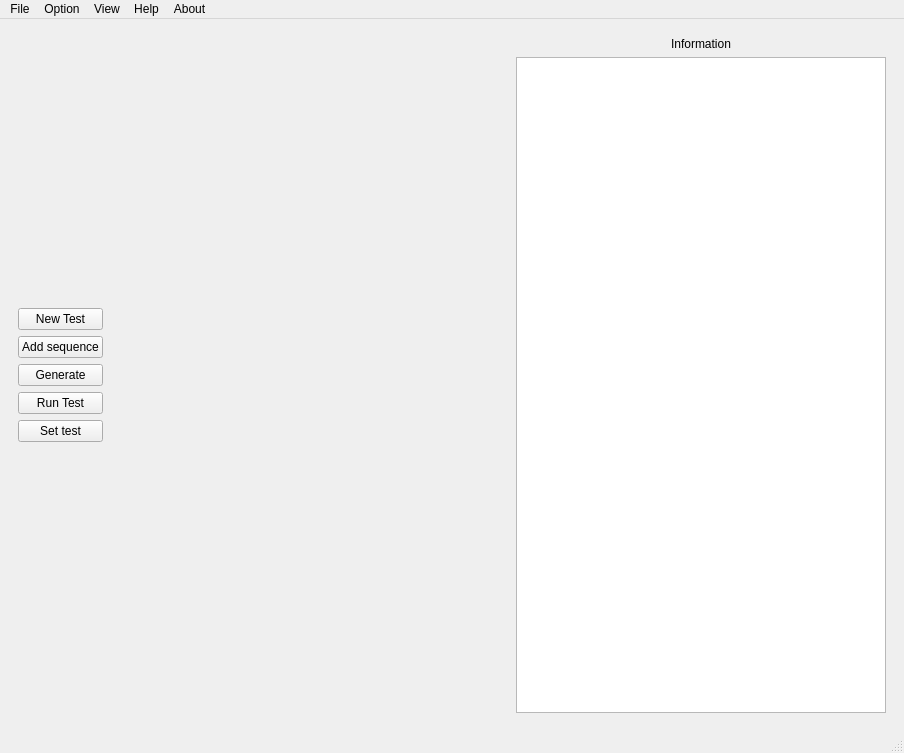
<?xml version="1.0" encoding="UTF-8"?>
<ui version="4.0">
 <class>MainWindow</class>
 <widget class="QMainWindow" name="MainWindow">
  <property name="geometry">
   <rect>
    <x>0</x>
    <y>0</y>
    <width>904</width>
    <height>753</height>
   </rect>
  </property>
  <property name="windowTitle">
   <string>MainWindow</string>
  </property>
  <widget class="QWidget" name="centralwidget">
   <property name="layoutDirection">
    <enum>Qt::LeftToRight</enum>
   </property>
   <layout class="QHBoxLayout" name="horizontalLayout">
    <item>
     <widget class="QWidget" name="widget" native="true">
      <layout class="QVBoxLayout" name="verticalLayout_3">
       <item>
        <layout class="QVBoxLayout" name="verticalLayout">
         <item>
          <widget class="QPushButton" name="pushButton_2">
           <property name="text">
            <string>New Test</string>
           </property>
          </widget>
         </item>
         <item>
          <widget class="QPushButton" name="pushButton_4">
           <property name="text">
            <string>Add sequence</string>
           </property>
          </widget>
         </item>
         <item>
          <widget class="QPushButton" name="pushButton_5">
           <property name="text">
            <string>Generate</string>
           </property>
          </widget>
         </item>
         <item>
          <widget class="QPushButton" name="pushButton_3">
           <property name="text">
            <string>Run Test</string>
           </property>
          </widget>
         </item>
         <item>
          <widget class="QPushButton" name="pushButton">
           <property name="text">
            <string>Set test</string>
           </property>
          </widget>
         </item>
        </layout>
       </item>
      </layout>
     </widget>
    </item>
    <item>
     <spacer name="horizontalSpacer">
      <property name="orientation">
       <enum>Qt::Horizontal</enum>
      </property>
      <property name="sizeHint" stdset="0">
       <size>
        <width>150</width>
        <height>20</height>
       </size>
      </property>
     </spacer>
    </item>
    <item>
     <widget class="QWidget" name="widget_2" native="true">
      <layout class="QVBoxLayout" name="verticalLayout_2">
       <item>
        <widget class="QLabel" name="label">
         <property name="text">
          <string>Information</string>
         </property>
         <property name="alignment">
          <set>Qt::AlignCenter</set>
         </property>
        </widget>
       </item>
       <item>
        <widget class="QTextEdit" name="textEdit"/>
       </item>
      </layout>
     </widget>
    </item>
   </layout>
  </widget>
  <widget class="QMenuBar" name="menubar">
   <property name="geometry">
    <rect>
     <x>0</x>
     <y>0</y>
     <width>904</width>
     <height>21</height>
    </rect>
   </property>
   <widget class="QMenu" name="menuFile">
    <property name="title">
     <string>File</string>
    </property>
   </widget>
   <widget class="QMenu" name="menuOption">
    <property name="title">
     <string>Option</string>
    </property>
   </widget>
   <widget class="QMenu" name="menuView">
    <property name="title">
     <string>View</string>
    </property>
   </widget>
   <widget class="QMenu" name="menuHelp">
    <property name="title">
     <string>Help</string>
    </property>
   </widget>
   <widget class="QMenu" name="menuAbout">
    <property name="title">
     <string>About</string>
    </property>
   </widget>
   <addaction name="menuFile"/>
   <addaction name="menuOption"/>
   <addaction name="menuView"/>
   <addaction name="menuHelp"/>
   <addaction name="menuAbout"/>
  </widget>
  <widget class="QStatusBar" name="statusbar"/>
 </widget>
 <resources/>
 <connections/>
</ui>
